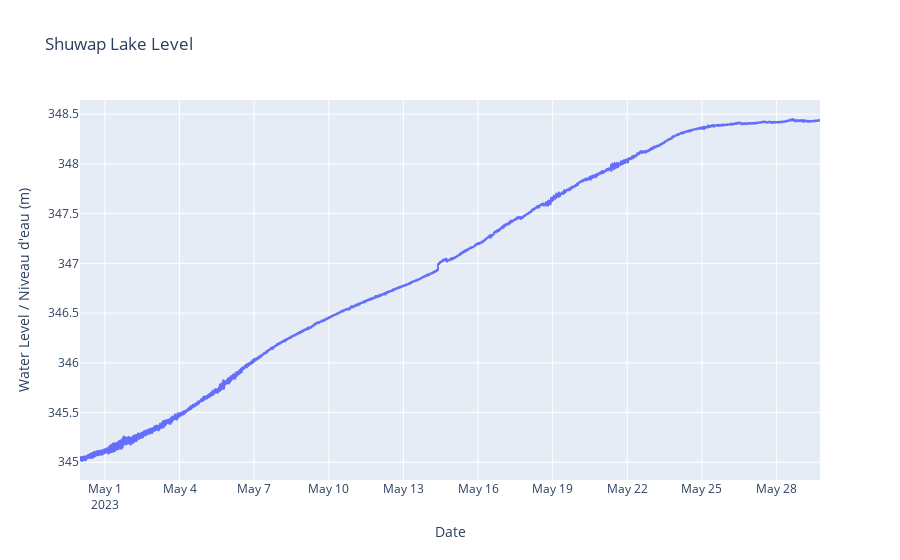

Notebook source saved alongside this figure:
### Markdown cell above
# Visulazation for Shuswap Lake Levels

Real time data for the Shuswap Lake

### Code cell
px.line(shuswap_data, x="Date", y="Water Level / Niveau d'eau (m)",title="Shuswap Lake Level")

### Figure 1 — Plotly figure (JSON) as saved in the notebook; plotly's stock layout.template omitted (floating-point values rounded to 4 significant figures; data arrays with more than 128 entries replaced by an {"elided": "..."} marker saying what was removed)
{"data": [{"hovertemplate": "Date=%{x}<br>Water Level / Niveau d'eau (m)=%{y}<extra></extra>", "legendgroup": "", "line": {"color": "#636efa", "dash": "solid"}, "marker": {"symbol": "circle"}, "mode": "lines", "name": "", "showlegend": false, "type": "scattergl", "x": {"elided": "8568 str values"}, "xaxis": "x", "y": {"elided": "8568 float values"}, "yaxis": "y"}], "layout": {"autosize": true, "legend": {"tracegroupgap": 0}, "title": {"text": "Shuwap Lake Level"}, "xaxis": {"anchor": "y", "autorange": true, "domain": [0, 1], "range": ["2023-04-30", "2023-05-29 17:55"], "title": {"text": "Date"}, "type": "date"}, "yaxis": {"anchor": "x", "autorange": true, "domain": [0, 1], "range": [344.8, 348.6], "title": {"text": "Water Level / Niveau d'eau (m)"}, "type": "linear"}}}
